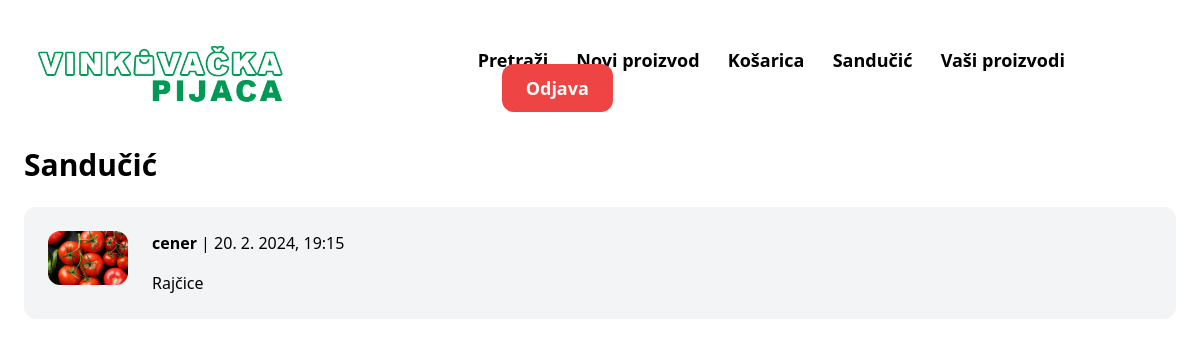
/inbox/ (signed in), run on an earlier commit of the app's database.
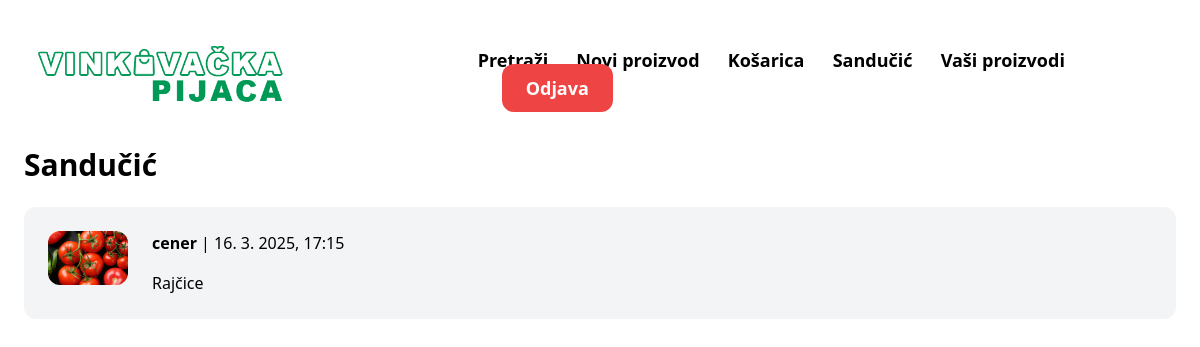
And on a later commit of the database.
### conversation/models.py (models this page shows)
class Conversation(models.Model):
    item = models.ForeignKey(Item, related_name='conversations', on_delete=models.CASCADE)
    members = models.ManyToManyField(User, related_name='conversations')
    created_at = models.DateTimeField(auto_now_add=True)
    modified_at = models.DateTimeField(auto_now=True)
    class Meta:
        ordering = ('-modified_at',)

### item/models.py (models this page shows, shortened)
class Item(models.Model):
    category = models.ForeignKey(Category, related_name='items', on_delete=models.CASCADE)
    title = models.CharField(max_length=255)
    description = models.TextField(blank=True, null=True)
    price = models.FloatField()
    image = models.ImageField(upload_to='item_images', blank=True, null=True)
    created_at = models.DateTimeField(auto_now_add=True)
    created_by = models.ForeignKey(User, related_name='items', on_delete=models.CASCADE)

### conversation/views.py (the view)
# urls.py: path('', views.inbox, name='inbox'),
@login_required
def inbox(request):
    conversations = Conversation.objects.filter(members__in=[request.user.id])
    context = {
        'conversations': conversations
    }
    return render(request, 'conversation/inbox.html', context)

### conversation/templates/conversation/inbox.html (shortened to what this page needs)
{% extends 'home/base.html' %}
{% block content %}
<h1 class="mb-6 text-3xl"><b>Sandučić</b></h1>
<div class="space-y-6">
    {% for conversation in conversations %}
        <a href="{% url 'conversation:detail' conversation.id %}">
            <div class="p-6 flex bg-gray-100 rounded-xl">
                <div class="pr-6">
                    <img src="{{ conversation.item.image.url }}" class="w-20 rounded-xl">
                </div>
                <div>
                    {% for member in conversation.members.all %}
                        {% if member != request.user %}
                            <p class="mb-4"><strong>{{ member.username }}</strong> | {{ conversation.modified_at|date:"j. n. Y, H:i" }}</p>
                            <p>{{ conversation.item.title }}</p>
                        {% endif %}
                    {% endfor %}
                </div>
            </div>
        </a>
    {% endfor %}
</div>
{% endblock %}

What changed in the data, as far as the page shows it:
changed Conversation "Rajčice": modified_at "20. 2. 2024, 19:15" → "16. 3. 2025, 17:15"
